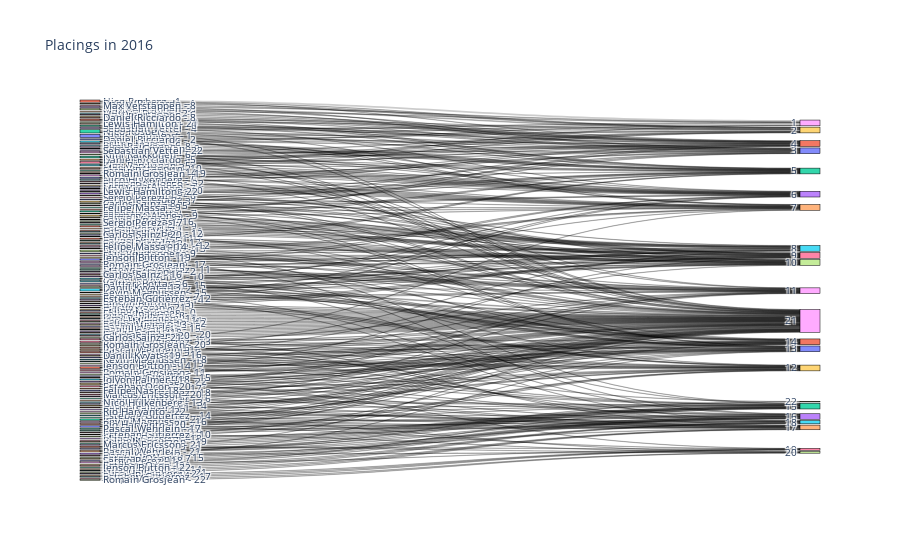

The cell this chart's notebook holds for it:
### Code cell
fig = go.Figure(data=[go.Sankey(
    node = dict(
      pad = 15,
      thickness = 20,
      line = dict(color = "black", width = 0.5),
      label = labels_uni_line
    ),
    link = dict(
      source = labels_final[:len(labels_final)//2], # indices correspond to labels, eg A1, A2, A1, B1, ...
      target = labels_final[len(labels_final)//2:],
      value = weights_final
  ))])

fig.update_layout(title_text="Placings in "+str(year), font_size=10)
fig.show()

### Figure 1 — Plotly figure (JSON) as saved in the notebook; plotly's stock layout.template omitted (floating-point values rounded to 4 significant figures; data arrays with more than 128 entries replaced by an {"elided": "..."} marker saying what was removed)
{"data": [{"link": {"source": {"elided": "401 int values"}, "target": {"elided": "401 int values"}, "value": {"elided": "401 int values"}}, "node": {"label": {"elided": "220 mixed values"}, "line": {"color": "black", "width": 0.5}, "pad": 15, "thickness": 20}, "type": "sankey"}], "layout": {"font": {"size": 10}, "title": {"text": "Placings in 2016"}}}
